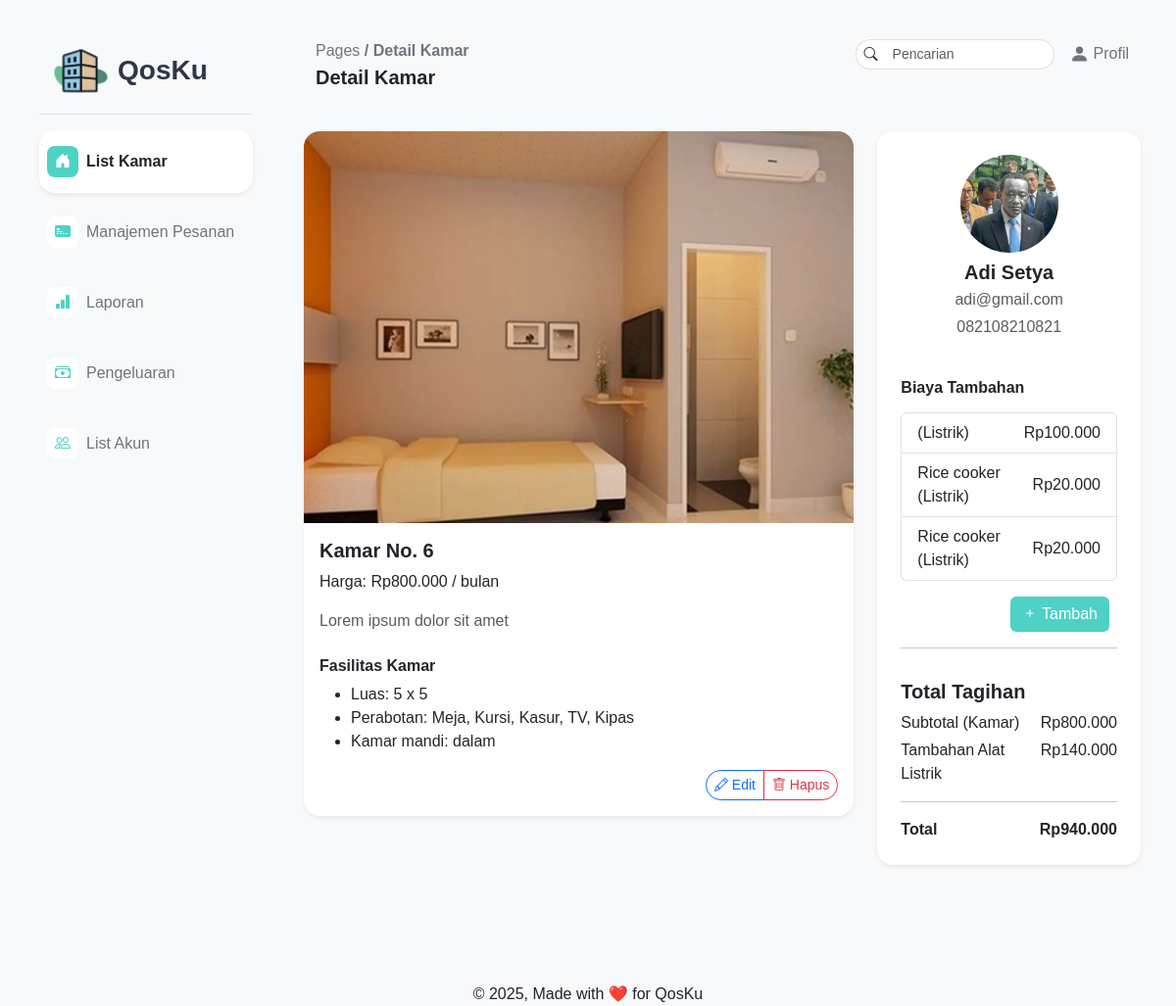
Screenshot of /pages/pemilik/detailkamar.php?idKamar=9 with the database file from the repository.
### tables this page shows
CREATE TABLE `fasilitas` (
  `idFasilitas` int(11) NOT NULL,
  `luasKamar` varchar(255) NOT NULL,
  `perabotan` varchar(255) NOT NULL,
  `kamarMandi` varchar(255) NOT NULL,
  `idKamar` int(11) DEFAULT NULL
);

CREATE TABLE `kamar_kos` (
  `idKamar` int(11) NOT NULL,
  `nomorKamar` int(11) NOT NULL,
  `tipeKamar` varchar(255) NOT NULL,
  `harga` int(11) NOT NULL,
  `statusKetersediaan` enum('Tersedia','Ditempati','Dalam Perbaikan') NOT NULL DEFAULT 'Tersedia',
  `deskripsi` varchar(255) NOT NULL,
  `gambar` varchar(255) NOT NULL
);

CREATE TABLE `pelanggan` (
  `idPelanggan` int(11) NOT NULL,
  `username` varchar(255) NOT NULL,
  `password` varchar(255) NOT NULL,
  `namaLengkap` varchar(255) NOT NULL,
  `nomorHp` varchar(255) NOT NULL,
  `email` varchar(255) NOT NULL,
  `alamat` varchar(255) NOT NULL,
  `profilePicture` varchar(255) NOT NULL
);

CREATE TABLE `biaya_tambahan` (
  `idBiayaTambahan` int(11) NOT NULL,
  `namaBiaya` varchar(255) NOT NULL,
  `jumlahBiaya` int(11) NOT NULL,
  `Periode` varchar(255) NOT NULL,
  `statusPembayaran` varchar(255) NOT NULL,
  `idPelanggan` int(11) NOT NULL,
  `jenisBiaya` enum('Listrik','Air','Lainnya') NOT NULL
);

### pages/pemilik/detailkamar.php (the view, shortened to what this page needs)
<?php
require "../../php/connect.php";
$idKamar = isset($_GET['idKamar']) ? (int)$_GET['idKamar'] : 0;
$stmt = $connect->prepare("
    SELECT k.*, f.luasKamar, f.perabotan, f.kamarMandi
    FROM kamar_kos k
    LEFT JOIN fasilitas f ON k.idKamar = f.idKamar
    WHERE k.idKamar = ?
");
$stmt->bind_param("i", $idKamar);
$stmt->execute();
$kamar = $stmt->get_result()->fetch_assoc();
$occupantStmt = $connect->prepare("
    SELECT p.*
    FROM pemesanan pm
    JOIN pelanggan p ON (pm.idPelanggan = p.idPelanggan OR pm.idPelanggan_aktif = p.idPelanggan)
    WHERE pm.idKamar = ?
    AND pm.statusPemesanan = 'Terkonfirmasi'
    AND (pm.tanggal_mulai <= CURDATE() AND (pm.tanggal_selesai >= CURDATE() OR pm.tanggal_selesai = '1970-01-01'))
    LIMIT 1
");
$occupantStmt->bind_param("i", $idKamar);
$occupantStmt->execute();
$occupant = $occupantStmt->get_result()->fetch_assoc();
$additionalCosts = [];
if ($occupant) {
    $costsStmt = $connect->prepare("
        SELECT * FROM biaya_tambahan
        WHERE idPelanggan = ? AND statusPembayaran = 'belum_lunas'
    ");
    $costsStmt->bind_param("i", $occupant['idPelanggan']);
    $costsStmt->execute();
    $additionalCosts = $costsStmt->get_result()->fetch_all(MYSQLI_ASSOC);
}
$roomPrice = $kamar['harga'] ?? 0;
$additionalCostsTotal = 0;
foreach ($additionalCosts as $cost) {
    $additionalCostsTotal += $cost['jumlahBiaya'];
}
$totalCost = $roomPrice + $additionalCostsTotal;
?>
<!DOCTYPE html>
<html lang="en">
<head>
    <link href="https://cdn.jsdelivr.net/npm/bootstrap@5.3.6/dist/css/bootstrap.min.css" rel="stylesheet">
    <link rel="stylesheet" href="../../assets/css/style.css">
    <link rel="stylesheet" href="https://cdn.jsdelivr.net/npm/bootstrap-icons@1.13.1/font/bootstrap-icons.min.css">
</head>
<body class="bg-light">
    <div class="d-flex min-vh-100 ms-4 me-4">
        <?php include '../../layout/pemilikNavbar.php'; ?>
        <div class="flex-grow-1">
            <?php include '../../layout/pemilikHeader.php'; ?>
            <div class="container-fluid pt-4">
                <div class="row mb-4">
                    <div class="col-md-8">
                        <div class="card shadow-sm border-0 rounded-4 position-relative">
                            <img src="../../assets/img/<?= htmlspecialchars($kamar['gambar'] ?? 'room-placeholder.jpg') ?>"
                                class="card-img-top rounded-top-4"
                                alt="Kamar <?= htmlspecialchars($kamar['nomorKamar']) ?>"
                                style="height: 400px; object-fit: cover;">
                            <div class="card-body pb-5">
                                <h5 class="card-title fw-bold">Kamar No. <?= htmlspecialchars($kamar['nomorKamar']) ?></h5>
                                <p class="card-text">Harga: Rp<?= number_format($kamar['harga'], 0, ',', '.') ?> / bulan</p>
                                <p class="text-muted"><?= nl2br(htmlspecialchars($kamar['deskripsi'])) ?></p>
                                <h6 class="fw-bold mt-4">Fasilitas Kamar</h6>
                                <ul>
                                    <?php if ($kamar['luasKamar']): ?>
                                        <li>Luas: <?= htmlspecialchars($kamar['luasKamar']) ?></li>
                                    <?php endif; ?>
                                    <?php if ($kamar['perabotan']): ?>
                                        <li>Perabotan: <?= htmlspecialchars($kamar['perabotan']) ?></li>
                                    <?php endif; ?>
                                    <?php if ($kamar['kamarMandi']): ?>
                                        <li>Kamar mandi: <?= htmlspecialchars($kamar['kamarMandi']) ?></li>
                                    <?php endif; ?>
                                </ul>
                                <div class="position-absolute bottom-0 end-0 m-3">
                                    <div class="btn-group" role="group">
                                        <button class="btn btn-sm btn-outline-primary rounded-start-4"
                                            data-bs-toggle="modal"
                                            data-bs-target="#editKamarModal"
                                            data-kamar-id="<?= $idKamar ?>">
                                            <i class="bi bi-pencil"></i> Edit
                                        </button>
                                        <button class="btn btn-sm btn-outline-danger rounded-end-4"
                                            onclick="confirmDelete(<?= $idKamar ?>, '<?= htmlspecialchars($kamar['nomorKamar']) ?>')">
                                            <i class="bi bi-trash"></i> Hapus
                                        </button>
                                    </div>
                                </div>
                            </div>
                        </div>
                    </div>
                    <div class="col-md-4">
                        <div class="card shadow-sm border-0 rounded-4 p-4">
                            <?php if ($occupant): ?>
                                <div class="text-center mb-4">
                                    <?php if (!empty($occupant['profilePicture'])): ?>
                                        <img src="../../assets/img/<?= htmlspecialchars($occupant['profilePicture']) ?>"
                                            class="rounded-circle mb-2"
                                            style="width: 100px; height: 100px; object-fit: cover;"
                                            alt="Foto <?= htmlspecialchars($occupant['namaLengkap']) ?>">
                                    <?php endif; ?>
                                    <h5 class="fw-bold mb-1"><?= htmlspecialchars($occupant['namaLengkap']) ?></h5>
                                    <p class="text-muted mb-1"><?= htmlspecialchars($occupant['email']) ?></p>
                                    <p class="text-muted"><?= htmlspecialchars($occupant['nomorHp']) ?></p>
                                </div>
                            <?php else: ?>
                                <div class="text-center mb-4">
                                    <p class="text-muted">Belum ada penghuni saat ini</p>
                                </div>
                            <?php endif; ?>
                            <div id="appliancesList">
                                <h6 class="fw-bold mb-3">Biaya Tambahan</h6>
                                <?php if ($additionalCosts): ?>
                                    <ul class="list-group mb-3">
                                        <?php foreach ($additionalCosts as $cost): ?>
                                            <li class="list-group-item d-flex justify-content-between align-items-center">
                                                <?= htmlspecialchars($cost['namaBiaya']) ?>
                                                (<?= htmlspecialchars($cost['jenisBiaya']) ?>)
                                                <span>Rp<?= number_format($cost['jumlahBiaya'], 0, ',', '.') ?></span>
                                            </li>
                                        <?php endforeach; ?>
                                    </ul>
                                <?php else: ?>
                                    <p class="text-muted mb-3">Belum ada biaya tambahan</p>
                                <?php endif; ?>
                                <?php if ($occupant): ?>
                                    <div class="d-grid gap-2 d-md-flex justify-content-md-end">
                                        <button id="addButton" class="btn btn-primary me-md-2"
                                            style="background-color: #4FD1C5; border: none;">
                                            <i class="bi bi-plus"></i> Tambah
                                        </button>
                                    </div>
                                <?php endif; ?>
                            </div>
                            <hr>
                            <div class="mt-3">
                                <h5 class="fw-bold">Total Tagihan</h5>
                                <div class="d-flex justify-content-between mb-1">
                                    <span>Subtotal (Kamar)</span>
                                    <span>Rp<?= number_format($roomPrice, 0, ',', '.') ?></span>
                                </div>
                                <?php if ($additionalCosts): ?>
                                    <div class="d-flex justify-content-between mb-1">
                                        <span>Tambahan Alat Listrik</span>
                                        <span>Rp<?= number_format($additionalCostsTotal, 0, ',', '.') ?></span>
                                    </div>
                                <?php endif; ?>
                                <hr>
                                <div class="d-flex justify-content-between fw-bold">
                                    <span>Total</span>
                                    <span>Rp<?= number_format($totalCost, 0, ',', '.') ?></span>
                                </div>
                            </div>
                        </div>
                    </div>
                </div>
            </div>
        </div>
    </div>
    <div class="footer text-center mt-5 pt-5">
        &copy; 2025, Made with ❤️ for QosKu
    </div>
</body>
</html>

### assets/css/style.css (style rules this page uses)
body { font-family: Helvetica, Arial, sans-serif; }

### rows the page displays
fasilitas: idKamar.gambar (picture), idKamar.nomorKamar "6", idKamar.harga "800.000", idKamar.deskripsi "Lorem ipsum dolor sit amet", luasKamar "5 x 5", perabotan "Meja, Kursi, Kasur, TV, Kipas", kamarMandi "dalam", idKamar.harga "940.000"
pelanggan: profilePicture (picture), namaLengkap "Adi Setya", email "adi@gmail.com", nomorHp "082108210821"
biaya_tambahan: jenisBiaya "Listrik", jumlahBiaya "100.000"
biaya_tambahan: namaBiaya "Rice cooker", jenisBiaya "Listrik", jumlahBiaya "20.000"
biaya_tambahan: namaBiaya "Rice cooker", jenisBiaya "Listrik", jumlahBiaya "20.000"

### other values shown
$page_titles[$current_page] "Detail Kamar"
$additionalCostsTotal "140.000"
